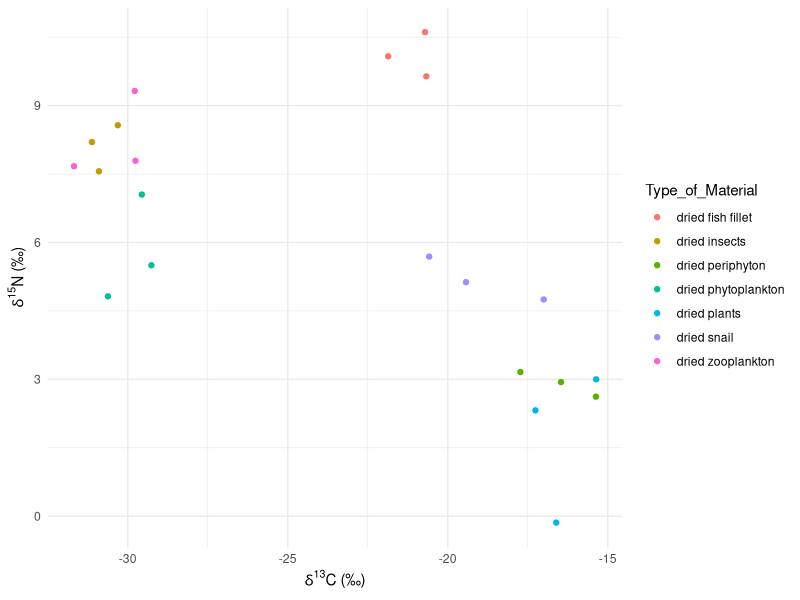
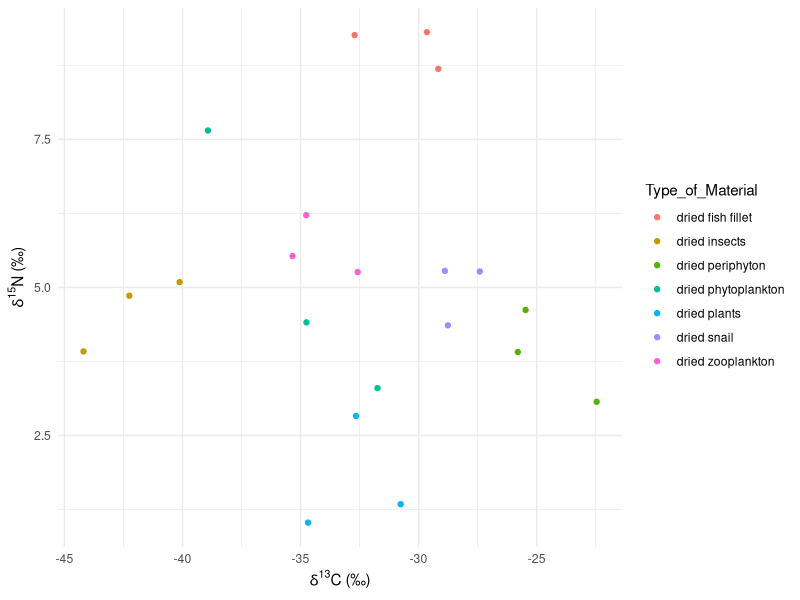

Generate these figures, in order, with R:
# Two plots

library(tidyverse)
library(ggplot2)

alldata.messy <-read_csv("AngKilCN.csv")
head(alldata.messy)

#First I need to go through the sample ID
# and add a column to separate the lakes by a unique ID.
alldata.messy[grep("ANG", alldata.messy$Sample_ID),"Lake"] <- "Angle"
alldata.messy[grep("KIL", alldata.messy$Sample_ID),"Lake"] <- "Killarney"

#Now I'm going to make two data sets, one for each lake.

AngleCN <- alldata.messy %>% 
  select(Sample_ID, Type_of_Material, d13C_VPDB, d15N_air, Lake) %>% 
  filter(Lake == "Angle")

##now I'm going to consolode these values into a mean and SD
summaryANG <-AngleCN %>% 
  group_by(Type_of_Material) %>% 
  summarize(aveC = mean(d13C_VPDB),
            aveN = mean(d15N_air),
            sdC = sd(d13C_VPDB),
            sdN = sd(d15N_air))

KilCN <- alldata.messy %>% 
  select(Sample_ID, Type_of_Material, d13C_VPDB, d15N_air, Lake) %>% 
  filter(Lake == "Killarney")

summaryKIL <-KilCN %>% 
  group_by(Type_of_Material) %>% 
  summarize(aveC = mean(d13C_VPDB),
            aveN = mean(d15N_air),
            sdC = sd(d13C_VPDB),
            sdN = sd(d15N_air))


#all samples only, basic plot
ggplot(data = AngleCN, aes(x = d13C_VPDB, 
                         y = d15N_air, 
                           color = Type_of_Material)) +
  geom_point() +
  theme_minimal() +
  labs(x = expression(paste(delta^{13}, "C (\u2030)")),
       y = expression(paste(delta^{15}, "N (\u2030)")))

ggplot(data = KilCN, aes(x = d13C_VPDB, y = d15N_air, color = Type_of_Material)) +
  geom_point() +
  theme_minimal() +
  labs(x = expression(paste(delta^{13}, "C (\u2030)")),
       y = expression(paste(delta^{15}, "N (\u2030)")))
